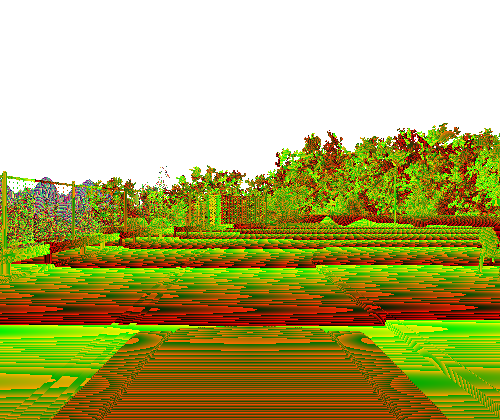
#> input picture preprocessing/depth_to_lidar/example_images/head/image_00060.png, 500 x 420 px, found by its file name
$ python main.py   (older library calls are emulated)
#> lines starting #> are read from the running program, lines starting #| are printed output that depends on the picture
### preprocessing/old_preprocessing/depth_to_point_cloud.py
import numpy as np
from scipy import misc
from preprocessing.interpolate_2D import interpolate_2D
from preprocessing.point_cloud_to_image import trim_to_roi

# [6 lines left out: function rotate_z, not called in this run]

def depth_to_point_cloud(imgHead, imgTail, imgLeft, imgRight, far, interpolate=False, threshold=1.0):
    """Returns a point cloud calculated from four depth map."""
    # Read depth images and decode them
    head = decode_depthmap(imgHead, far)
    tail = decode_depthmap(imgTail, far)
    left = decode_depthmap(imgLeft, far)
    right = decode_depthmap(imgRight, far)

    # Get list of lidar ray angles and the coordinates in the image they intersect
    [coords, angles] = get_relevant_coordinates()
    x_coords, y_coords = coords[:,0], coords[:,1]

    n_points = len(x_coords)

    # Interpolate or get raw pixel values
    if interpolate:
        vHead = interpolate_2D(head, x_coords, y_coords, threshold)
        vTail = interpolate_2D(tail, x_coords, y_coords, threshold)
        vLeft = interpolate_2D(left, x_coords, y_coords, threshold)
        vRight = interpolate_2D(right, x_coords, y_coords, threshold)
    else:
        vHead = get_pixel_values(head, x_coords, y_coords)
        vTail = get_pixel_values(tail, x_coords, y_coords)
        vLeft = get_pixel_values(left, x_coords, y_coords)
        vRight = get_pixel_values(right, x_coords, y_coords)

    # Calculate 3D coordinates from ray angles and depth values
    cHead = get_coordinates(vHead,angles)
    cTail = get_coordinates(vTail,angles)
    cLeft = get_coordinates(vLeft,angles)
    cRight = get_coordinates(vRight,angles)

    # Rotate points according to the camera directions
    cTail = rotate_z(cTail,180)
    cLeft = rotate_z(cLeft,-90)
    cRight = rotate_z(cRight,90)

    # Concatenate points from all cameras and save as image
    pointCloud = np.concatenate((cHead,cTail,cLeft,cRight),0)
    return pointCloud

# [11 lines left out: function get_pixel_values, not called in this run]

def get_relevant_coordinates():
    """Returns a numpy ndarray specifying the pixel a lidar ray hits when shot
    through the near plane."""
    coords_and_angles = np.genfromtxt('preprocessing/coords_and_angles.csv', delimiter=',')
    return np.hsplit(coords_and_angles,2)

def decode_depthmap(depth_map, far_plane_distance):
    """Decode CARLA-encoded depth values into meters."""
    #depth_map = depth_map[:,:,0] + 256*depth_map[:,:,1] + (256*256)*depth_map[:,:,2];
    #depth_map = depth_map / (256*256*256-1);
    depth_map = depth_map * far_plane_distance;
    return depth_map

# [25 lines left out: functions spherical_to_cartesian, get_coordinates, not called in this run]

# [2 lines that do not run on import are left out]

### preprocessing/old_preprocessing/main.py
import numpy as np
from scipy import misc
from depth_to_point_cloud import depth_to_point_cloud
from point_cloud_to_image import trim_to_roi
from PIL import Image

ROI = 60        # Region of interest side length, in meters.
CELLS = 600     # Number of cells on a side in the output image
FAR = 1000      # Far plane distance
THRESHOLD = 1.5

# Read depth maps
head = misc.imread('../example_images/head/image_00060.png')
#> head is the input picture: shape (420, 500, 3); mean R, G, B 177, 172.6, 101.5
tail = misc.imread('../example_images/tail/image_00060.png')
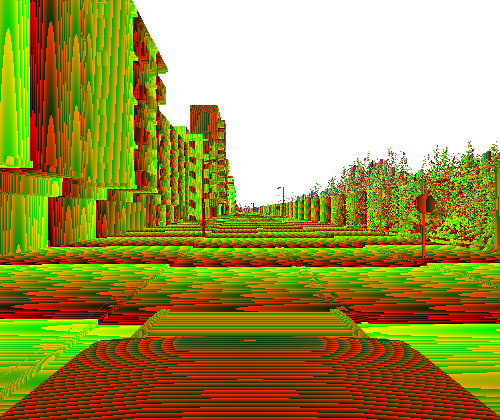
#> input picture preprocessing/depth_to_lidar/example_images/tail/image_00060.png, 500 x 420 px, found by its file name
#> tail is the input picture: shape (420, 500, 3); mean R, G, B 161.1, 151, 71.5
left = misc.imread('../example_images/left/image_00060.png')
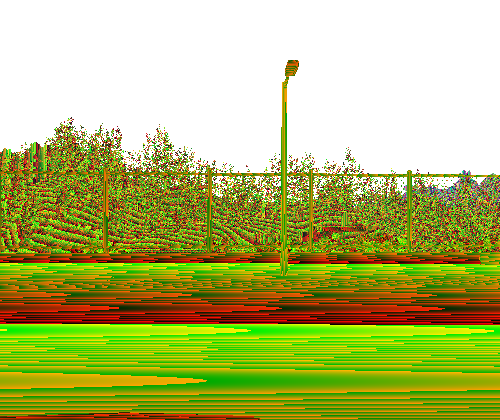
#> input picture preprocessing/depth_to_lidar/example_images/left/image_00060.png, 500 x 420 px, found by its file name
#> left is the input picture: shape (420, 500, 3); mean R, G, B 177.3, 184.1, 105.7
right = misc.imread('../example_images/right/image_00060.png')
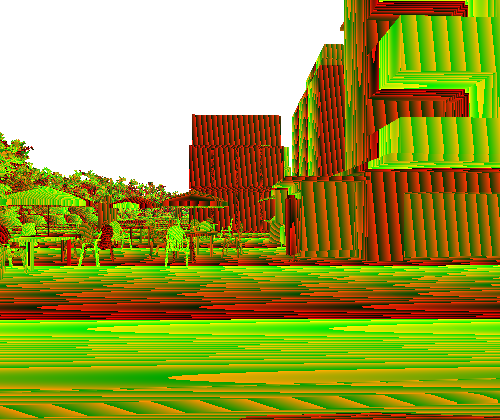
#> input picture preprocessing/depth_to_lidar/example_images/right/image_00060.png, 500 x 420 px, found by its file name
#> right is the input picture: shape (420, 500, 3); mean R, G, B 157.2, 156.7, 60.5

# Convert depth maps to 3D point cloud
point_cloud = depth_to_point_cloud(head, tail, left, right, FAR, interpolate=True, threshold=THRESHOLD)
#> in decode_depthmap, `depth_map = depth_map * far_plane_distance;`:
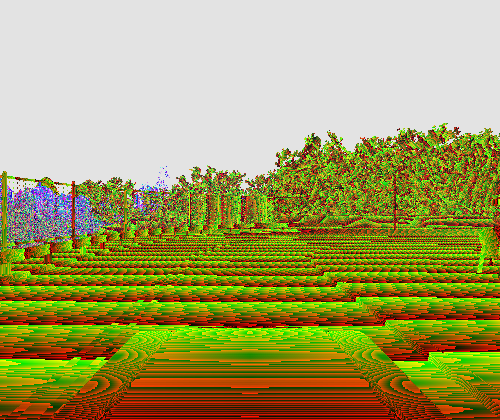
#> depth_map: shape (420, 500, 3) uint16; mean of channels 0, 1, 2 42296.7, 40929.5, 24933.3; drawn with min black and max white
#> call 2 of decode_depthmap, with far_plane_distance = 1000
#> in decode_depthmap (call 2), `depth_map = depth_map * far_plane_distance;`:
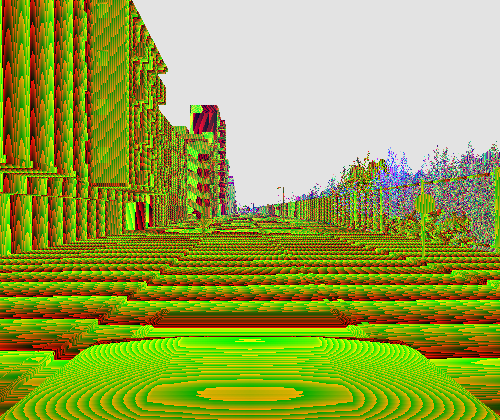
#> depth_map: shape (420, 500, 3) uint16; mean of channels 0, 1, 2 39057.3, 41932.9, 18347.7; drawn with min black and max white
#> call 3 of decode_depthmap, with far_plane_distance = 1000
#> in decode_depthmap (call 3), `depth_map = depth_map * far_plane_distance;`:
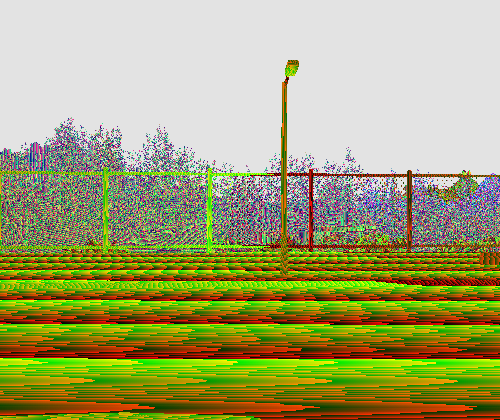
#> depth_map: shape (420, 500, 3) uint16; mean of channels 0, 1, 2 42284.5, 42195.6, 28455.7; drawn with min black and max white
#> call 4 of decode_depthmap, with far_plane_distance = 1000
#> in decode_depthmap (call 4), `depth_map = depth_map * far_plane_distance;`:
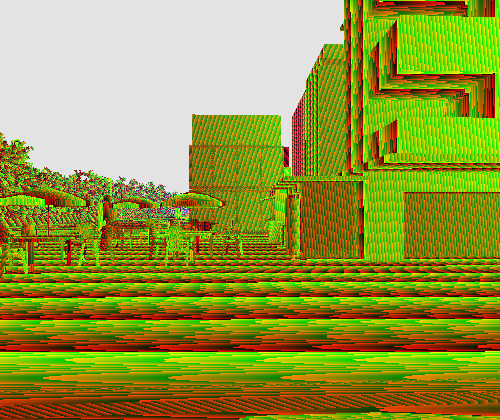
#> depth_map: shape (420, 500, 3) uint16; mean of channels 0, 1, 2 38193, 39325.3, 14962.5; drawn with min black and max white
#> (the run stopped early here; a loop or call above may not have finished)
